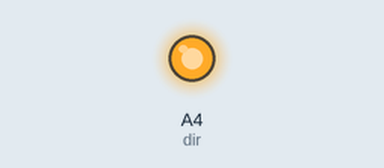
Recording of a sketch running on a simulated Arduino Uno, built with avr-gcc and run on an emulated ATmega328P. Shown: output pins drawn as LEDs (lit = HIGH).

Above: at 0.1 s.
Timing chart, 0 to 1.6 s (numbered marks = the images above):
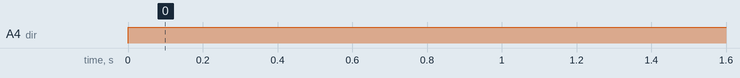

The sketch:

reverse.ino
```cpp
int dir = A4;
void setup() {
  // put your setup code here, to run once:
  pinMode(dir,OUTPUT);
}

void loop() {
  // put your main code here, to run repeatedly:
  analogWrite(dir,255);
  delay(1000);
}
```

Measured:
- by itself, A4 (dir): LOW → HIGH at 0.00 s
